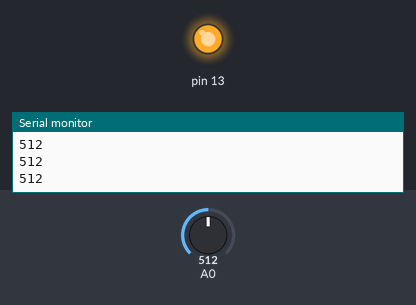
Simulated run of this sketch. Board: Arduino Uno, built with avr-gcc and run on an emulated ATmega328P. Parts: output pins drawn as LEDs (lit = HIGH), the last lines printed to the serial monitor. The test bench sets the inputs (shaded band); at power-on: A0 = 512.

Above: at 1.2 s.
1.3 s: A0 set to 367
2.8 s: A0 set to 339
At 3.9 s:
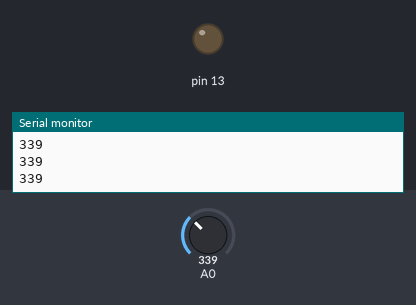
4.3 s: A0 set to 360
At 5.2 s:
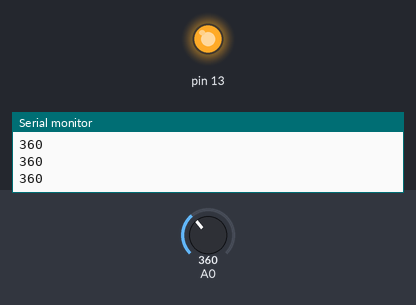
5.8 s: A0 set to 340
At 6.5 s:
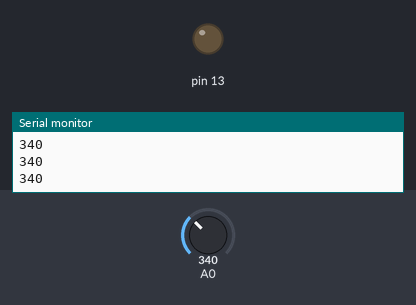
Timing chart, 0 to 8.3 s (numbered marks = the images above; inputs shaded):
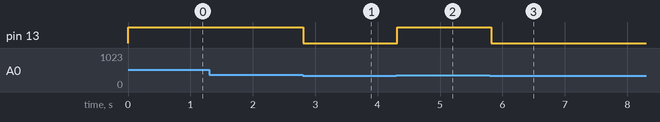

Measured:
- the behaviour switches between 351 and 350 on A0 (found by bisection; images 0 and 1)
- after the input at 2.8 s, pin 13: HIGH → LOW at once
- after the input at 4.3 s, pin 13: LOW → HIGH at once
- after the input at 5.8 s, pin 13: HIGH → LOW at once

The sketch:

A018-termostato.ino
```cpp
void setup() {
  Serial.begin(9600);
  pinMode(13, OUTPUT);
}

void loop() {
  int v = analogRead(A0);

  if (v > 350) {
    digitalWrite(13, HIGH);
  } else {
    digitalWrite(13, LOW);
  }

  Serial.println(v);
  delay(100);
}
```
